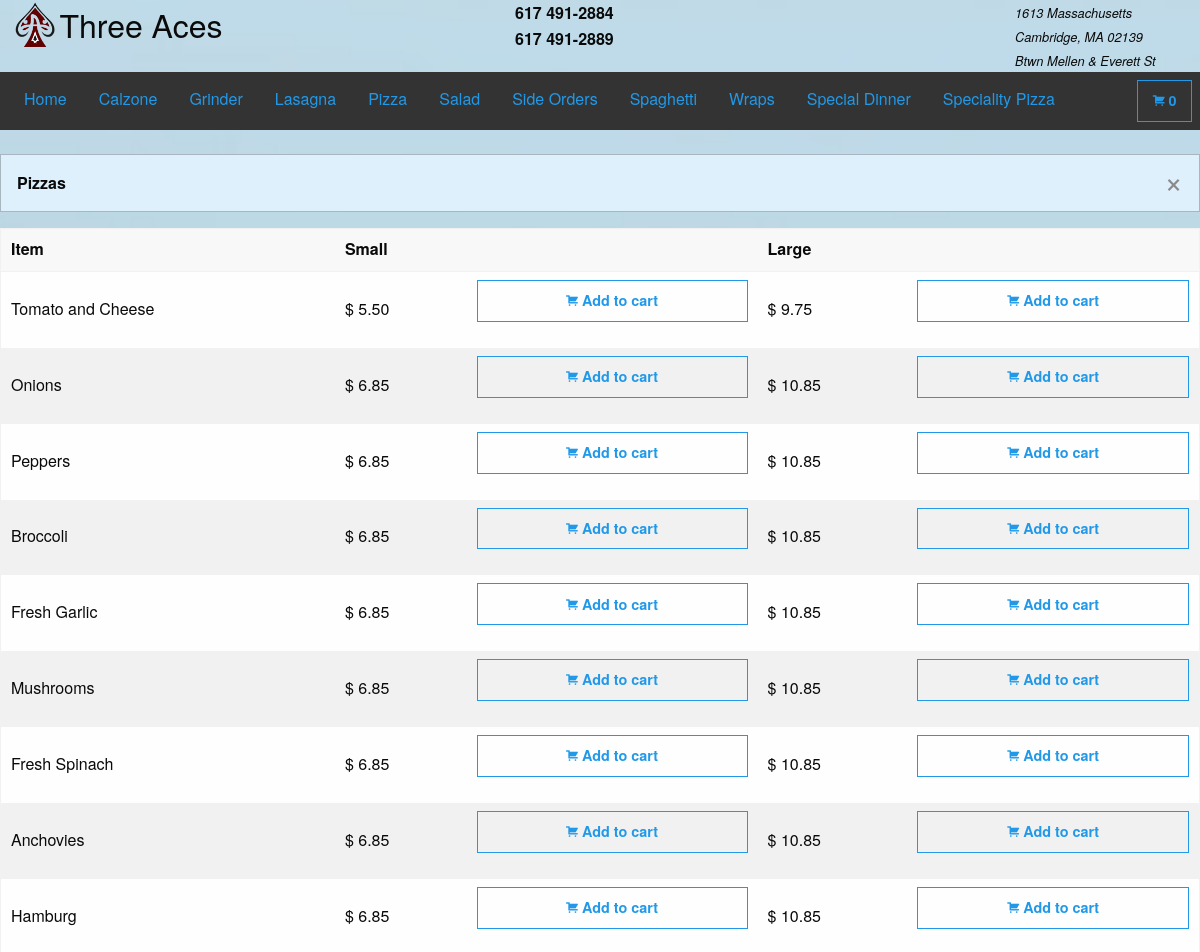
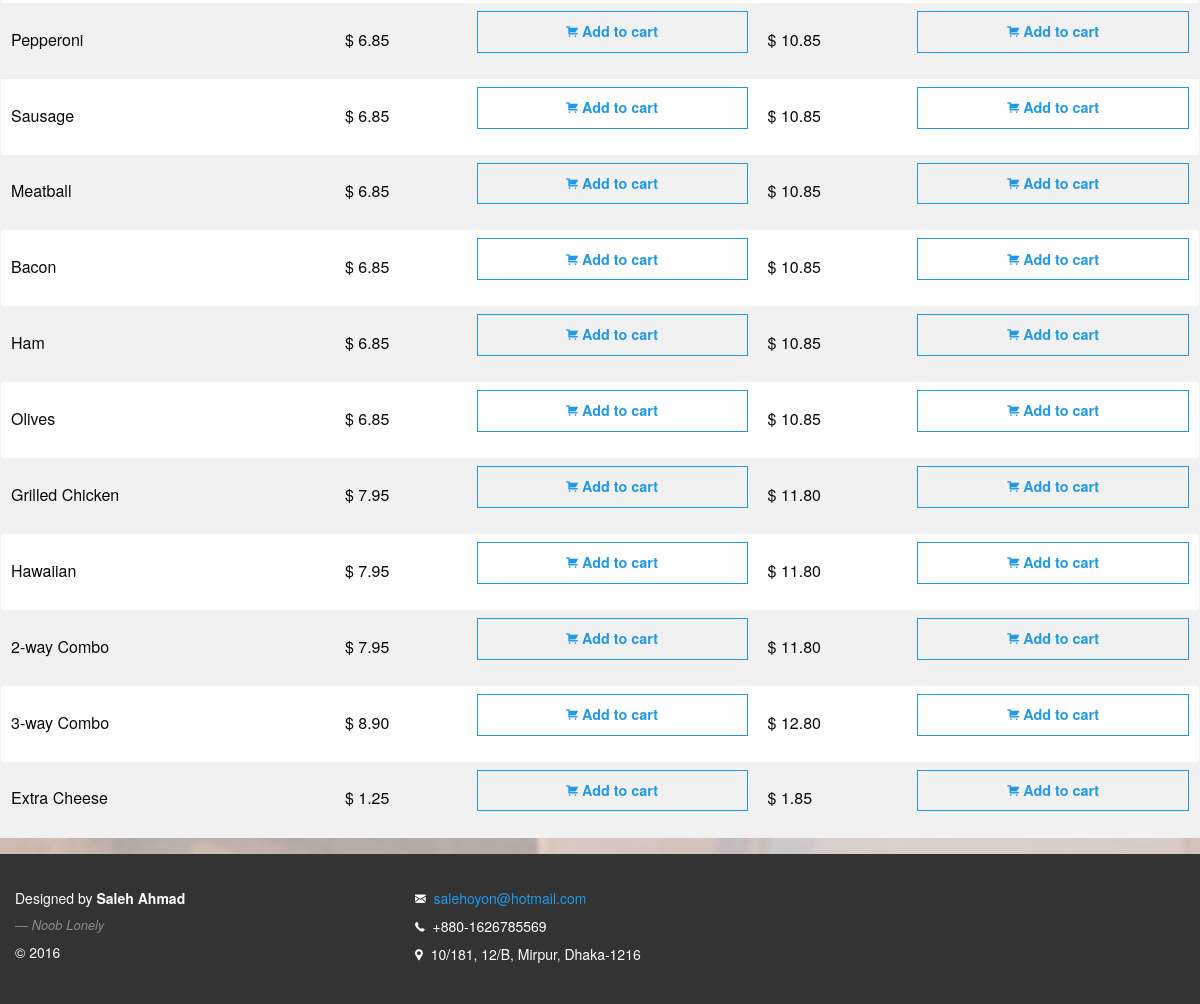
Page /pizza.php on the committed database (2 pictures, top to bottom).
### tables this page shows
CREATE TABLE IF NOT EXISTS `pizza` (
`pizza_id` bigint(20) NOT NULL COMMENT 'Pizza ID',
  `pizza_name` text NOT NULL COMMENT 'Pizza Name',
  `pizza_small_price` decimal(10,2) NOT NULL COMMENT 'Small Pizza Price',
  `pizza_large_price` decimal(10,2) NOT NULL COMMENT 'Large Pizza Price'
);

### model/db.php (called while the page is built, shortened)
<?php
function pizza()
{
    $conn        = db_conn();
    $selectQuery = 'SELECT * FROM `pizza`';
    try{
        $stmt = $conn->query($selectQuery);
    }catch(PDOException $e){
        handle_sql_errors($selectQuery, $e->getMessage());
    }
    $row = $stmt->fetchAll(PDO::FETCH_ASSOC);
    return $row;
}

### controller/dataCollector.php (called while the page is built, shortened)
<?php
require_once 'model/db.php';
function getPizza()
{
    $row = pizza();
    return $row;
}

### pizza.php (the view, shortened to what this page needs)
<?php
require_once 'controller/dataCollector.php';
$row = getPizza();
?>
<!doctype html>
<html class="no-js" lang="en">
    <head>
        <?php require_once 'includes/head.php';?>
    </head>
    <body>
        <div class="cover-image"></div>
        <div id="wrap">
            <main>
                <header>
                    <?php include_once 'includes/upperHeader.php';?>
                    <nav id="fixed-top-nav-sec">
                        <?php require_once 'includes/navbar.php'; ?>
                    </nav>
                </header>
                <br/>
                <section>
                    <div class="row">
                        <div class="panel callout primary" data-closable>
                            <strong>Pizzas</strong>
                            <button class="close-button" aria-label="Dismiss alert" type="button" data-close>
                                <span aria-hidden="true">&times;</span>
                            </button>
                        </div>
                        <table style="width: 100%">
                            <thead>
                            <tr>
                                <th>Item</th>
                                <th>Small</th>
                                <th></th>
                                <th>Large</th>
                                <th></th>
                            </tr>
                            </thead>
                            <tbody>
                            <?php foreach($row as $r): ?>
                                <tr data-id ="<?= htmlentities(stripcslashes($r['pizza_id']), ENT_QUOTES, 'UTF-8'); ?>" data-type="Pizza">
                                    <td><?= htmlentities(stripcslashes($r['pizza_name']), ENT_QUOTES, 'UTF-8'); ?></td>
                                    <td> $ <?= htmlentities(stripcslashes($r['pizza_small_price']), ENT_QUOTES, 'UTF-8'); ?></td>
                                    <td>
                                        <button type="button" class="button hollow primary expanded item-small">
                                            <i class="fi-shopping-cart"></i>
                                            <strong>Add to cart</strong>
                                        </button>
                                    </td>
                                    <td> $ <?= htmlentities(stripcslashes($r['pizza_large_price']), ENT_QUOTES, 'UTF-8'); ?></td>
                                    <td>
                                        <button type="button" class="button hollow primary expanded item-large">
                                            <i class="fi-shopping-cart"></i>
                                            <strong>Add to cart</strong>
                                        </button>
                                    </td>
                                </tr>
                            <?php endforeach; ?>
                            </tbody>
                        </table>
                    </div>
                </section>
            </main>
        </div>
        <footer>
            <?php include_once 'includes/footer.php';?>
        </footer>
    </body>
</html>

### css/main.css (style rules this page uses)
html { color: #222; font-size: 1em; line-height: 1.4; }
.cover-image { position: fixed; top: 0; left: 0; right: 0; z-index: -1; top:0; background: url("../img/back-image.jpg") bottom no-repeat fixed; background-size: cover; height: 100%; }
#wrap { min-height: 100%; }
main { overflow:auto; padding-bottom: 150px; }
footer { background: #333; color:#fff; position: relative; margin-top: -150px; clear:both; padding: 30px 0; height: 150px; font-size: 14px; line-height: 2 }
body { scrollbar-face-color: #def0fc; scrollbar-shadow-color: #99B0BD; scrollbar-arrow-color: #686F73; scrollbar-track-color: #EFF0F5; }

### rows in the picture
pizza: pizza_name "Tomato and Cheese", pizza_small_price "5.50", pizza_large_price "9.75"
pizza: pizza_name "Onions", pizza_small_price "6.85", pizza_large_price "10.85"
pizza: pizza_name "Peppers", pizza_small_price "6.85", pizza_large_price "10.85"
pizza: pizza_name "Broccoli", pizza_small_price "6.85", pizza_large_price "10.85"
pizza: pizza_name "Fresh Garlic", pizza_small_price "6.85", pizza_large_price "10.85"
pizza: pizza_name "Mushrooms", pizza_small_price "6.85", pizza_large_price "10.85"
pizza: pizza_name "Fresh Spinach", pizza_small_price "6.85", pizza_large_price "10.85"
pizza: pizza_name "Anchovies", pizza_small_price "6.85", pizza_large_price "10.85"
pizza: pizza_name "Hamburg", pizza_small_price "6.85", pizza_large_price "10.85"
pizza: pizza_name "Pepperoni", pizza_small_price "6.85", pizza_large_price "10.85"
pizza: pizza_name "Sausage", pizza_small_price "6.85", pizza_large_price "10.85"
pizza: pizza_name "Meatball", pizza_small_price "6.85", pizza_large_price "10.85"
pizza: pizza_name "Bacon", pizza_small_price "6.85", pizza_large_price "10.85"
pizza: pizza_name "Ham", pizza_small_price "6.85", pizza_large_price "10.85"
pizza: pizza_name "Olives", pizza_small_price "6.85", pizza_large_price "10.85"
pizza: pizza_name "Grilled Chicken", pizza_small_price "7.95", pizza_large_price "11.80"
pizza: pizza_name "Hawaiian", pizza_small_price "7.95", pizza_large_price "11.80"
pizza: pizza_name "2-way Combo", pizza_small_price "7.95", pizza_large_price "11.80"
pizza: pizza_name "3-way Combo", pizza_small_price "8.90", pizza_large_price "12.80"
pizza: pizza_name "Extra Cheese", pizza_small_price "1.25", pizza_large_price "1.85"

### other values in the picture
count($_SESSION['cart']) "0"
